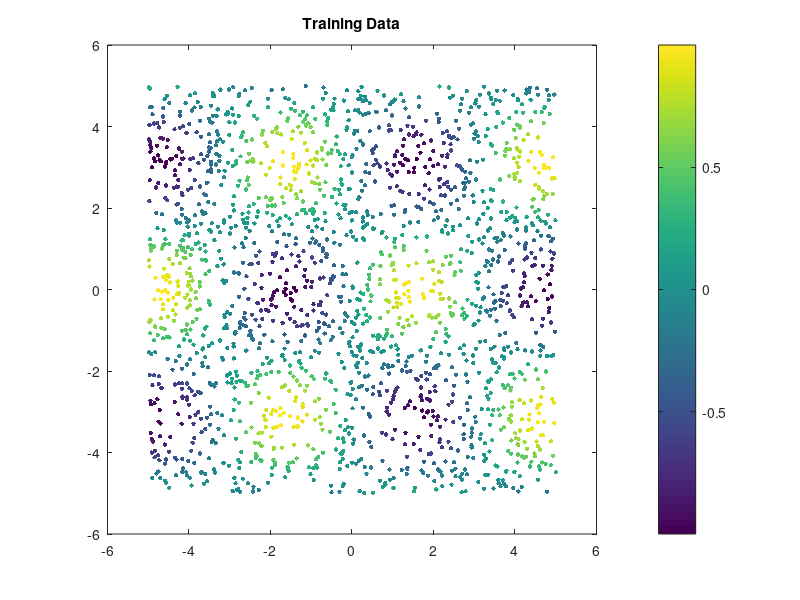

Write MATLAB code to recreate this figure. (Note: this script raises an error after producing the figure.)
%% 2D LWR test
clear all;
%% Generate target function to learn from and visualise

f       = @(x,y)sin(x).*cos(y);
r       = @(a,b,N,M)a + (b-a).*rand(N,M);
N       = 2000;
xy      = r(-5,5,N,2);
z       = f(xy(:,1),xy(:,2));

close all;
figure; hold on; box on;
scatter(xy(:,1),xy(:,2),10,z,'filled');
title('Training Data');
axis square;
colorbar;

%% LWR
 
options             = [];
options.dim         = 2;
options.bUseKDT     = true;
% options.D           = ones(2,1) .* ((2).^2);
options.D           = ones(2,1) .* ((0.2).^2);
options.K           = 100;
lwr                 = LWR(options);

% Plot Train Data and train LWR
lwr.train(X',y');

f = @lwr.f;

% Plot Estimated Function
options           = [];
options.title     = 'Estimated y=f(x) from Locally Weighted Regression';
options.surf_type = 'surf';
ml_plot_value_func(X,f,[1 2],options);hold on

%% Predict values on 

[X,Y] = meshgrid(linspace(-2,2,50),linspace(-2,2,50));
Z     = lwr.f([X(:),Y(:)]);

% Plot predicted values
if exist('h2','var') && isvalid(h2), delete(h2);end
h2 = figure; hold on; box on;
surf(X,Y,reshape(Z,size(X))); 
xlabel('x_1');ylabel('x_2');zlabel('y');
title('Predicted values (LWR)');
axis square;
colormap hot




